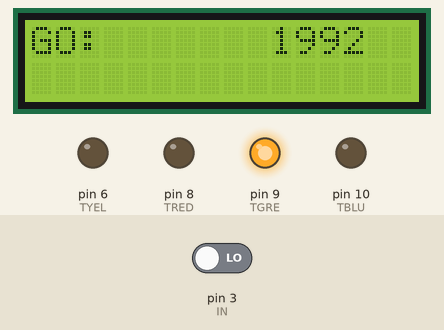
The sketch below on a simulated Arduino Uno, built with avr-gcc and run on an emulated ATmega328P. Shown: 16×2 character LCD, output pins drawn as LEDs (lit = HIGH). The inputs (shaded band) are chosen by the test bench; at power-on: pin 3 (IN) LOW. What the sketch prints to the serial monitor is not drawn.

Above: at 2.2 s.
2.3 s: pin 3 (IN) driven HIGH
At 4.28 s:
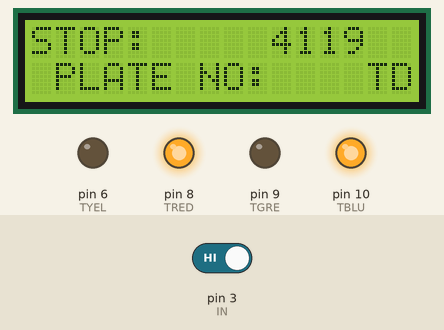
9.0 s: pin 3 (IN) driven LOW
At 10.38 s:
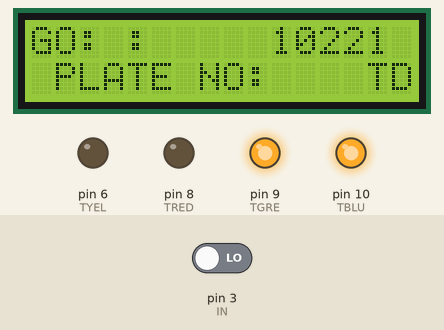
15.7 s: pin 3 (IN) driven HIGH
At 23.22 s:
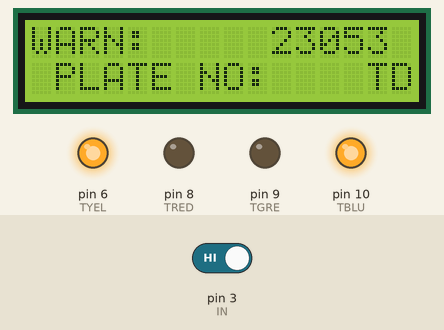
Timing chart, 0 to 28.4 s (numbered marks = the images above; inputs shaded):
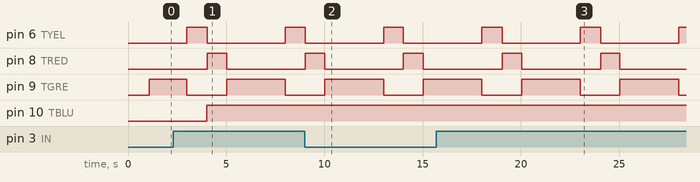

The sketch:

light.ino
```cpp
#include <Wire.h>
#include <LiquidCrystal_I2C.h>
LiquidCrystal_I2C lcd(0x20,16,2);


//define LED
  const int TRED = 8;
  const int TBLU = 10;
  const int TGRE = 9;
  const int TYEL = 6;
  int RState = LOW;
  int YState = LOW;
  int GState = LOW;
  int BState = LOW;
  const int IN = 3;

  int instate=0;
  String plate ="TDCC345";
  int t;
  unsigned long last_time, now_time;
  const long interval = 3000;
  unsigned long previousMillis = 0;


void setup() {
  t=0;
  lcd.init();                 //Init the LCD
  lcd.backlight();            //Activate backlight
  lcd.home();
  last_time = micros();
  pinMode(IN, INPUT);
  pinMode(TRED, OUTPUT);
  pinMode(TBLU, OUTPUT);
  pinMode(TGRE, OUTPUT);
  pinMode(TYEL, OUTPUT);
  Serial.begin(9600); // Starts the serial communication

  lcd.clear();
  lcd.print("Smart Trafic");
  delay(1000);
  lcd.clear();

}

void loop() {

  unsigned long currentMillis = millis();

    if (currentMillis - previousMillis >= 0 && currentMillis - previousMillis <= interval) {

    if (GState == LOW) {
      GState = HIGH;
      YState = LOW;
      RState = LOW;
    }
    }

    if (currentMillis - previousMillis > interval&&currentMillis - previousMillis <= interval+1000) {

    if (YState == LOW) {
      YState = HIGH;
       GState = LOW;
       RState = LOW;
    }
    }

    if (currentMillis - previousMillis >= interval+1000 && currentMillis - previousMillis <= interval+2000) {
    if (RState == LOW) {
      RState = HIGH;
      GState = LOW;
      YState = LOW;


      if(digitalRead(IN)==HIGH&&RState==HIGH){

      if (RState==HIGH){
        digitalWrite(TBLU,HIGH);
        Serial.print("Red light vioolation: ");
        Serial.println();
        Serial.print("Capturing Vehicle Plate no: ");
        Serial.println();
        Serial.print("PLATE NO: ");
        Serial.print(plate);
        Serial.println();
          lcd.clear();
          lcd.setCursor(1,1);
          lcd.print("PLATE NO: ");
          lcd.setCursor(14,1);
          lcd.print(plate);
        }
        else{
          digitalWrite(TBLU,LOW);
          }

      }
    }

    }
    if (currentMillis - previousMillis > interval+2000 && currentMillis - previousMillis <= interval+2200) {
    previousMillis = currentMillis;
    }

    digitalWrite(TGRE,GState);
    digitalWrite(TYEL,YState);
    digitalWrite(TRED,RState);


    if(digitalRead(TRED)==HIGH){
      lcd.setCursor(0,0);
      lcd.print("STOP: ");

    }

//  digitalWrite(TGRE,HIGH);
//  digitalWrite(TYEL,LOW);
//  digitalWrite(TRED,LOW);
//
//    if(digitalRead(TGRE)==HIGH){
//      lcd.setCursor(0,0);
//      lcd.print("GO: ");
//      digitalWrite(IN,LOW);
//    }
//
//  delay(5000);
//    digitalWrite(TYEL,HIGH);
//    digitalWrite(TRED,LOW);
//    digitalWrite(TGRE,LOW);
//
//    if(digitalRead(TYEL)==HIGH){
//      lcd.setCursor(0,0);
//      lcd.print("WARN: ");
//      digitalWrite(IN,LOW);
//    }
//
//  delay(2000);
//    digitalWrite(TRED,HIGH);
//    digitalWrite(TYEL,LOW);
//    digitalWrite(TGRE,LOW);
//


  Serial.print("ok:");
  Serial.print("\t");
  Serial.print(t);
  Serial.println();
//
//
//

  if(digitalRead(TGRE)==HIGH){
    lcd.setCursor(0,0);
    lcd.print("GO: ");
    }
  if(digitalRead(TYEL)==HIGH){
    lcd.setCursor(0,0);
    lcd.print("WARN: ");
    }
  lcd.setCursor(10,0);
  lcd.print(currentMillis);
//  lcd.setCursor(18,0);
//  lcd.print("of");
//  lcd.setCursor(18,0);
//  lcd.print(park);
//  lcd.setCursor(1,1);
//  lcd.print("IN");
//  lcd.setCursor(6,1);
//  lcd.print(inpark);
//  lcd.setCursor(9,1);
//  lcd.print(" ALL IN:");
//  lcd.setCursor(16,1);
//  lcd.print(inparktotal);
//  lcd.setCursor(1,2);
//  lcd.print("ALL OUT");
//  lcd.setCursor(10,2);
//  lcd.print(outparktotal);


//  delay(5000);


 t++;

}
```

Measured:
- after the input at 2.3 s, pin 10 (TBLU): LOW → HIGH after 1.7 s; the display: first differs from a run without the input after 1.8 s (image 1)
- by itself, pin 6 (TYEL): alternates HIGH for 1.0 s and LOW for 4.0 s
- by itself, pin 8 (TRED): alternates HIGH for 0.98 s and LOW for 4.0 s
- by itself, pin 9 (TGRE): alternates HIGH for 3.0 s and LOW for 2.0 s
